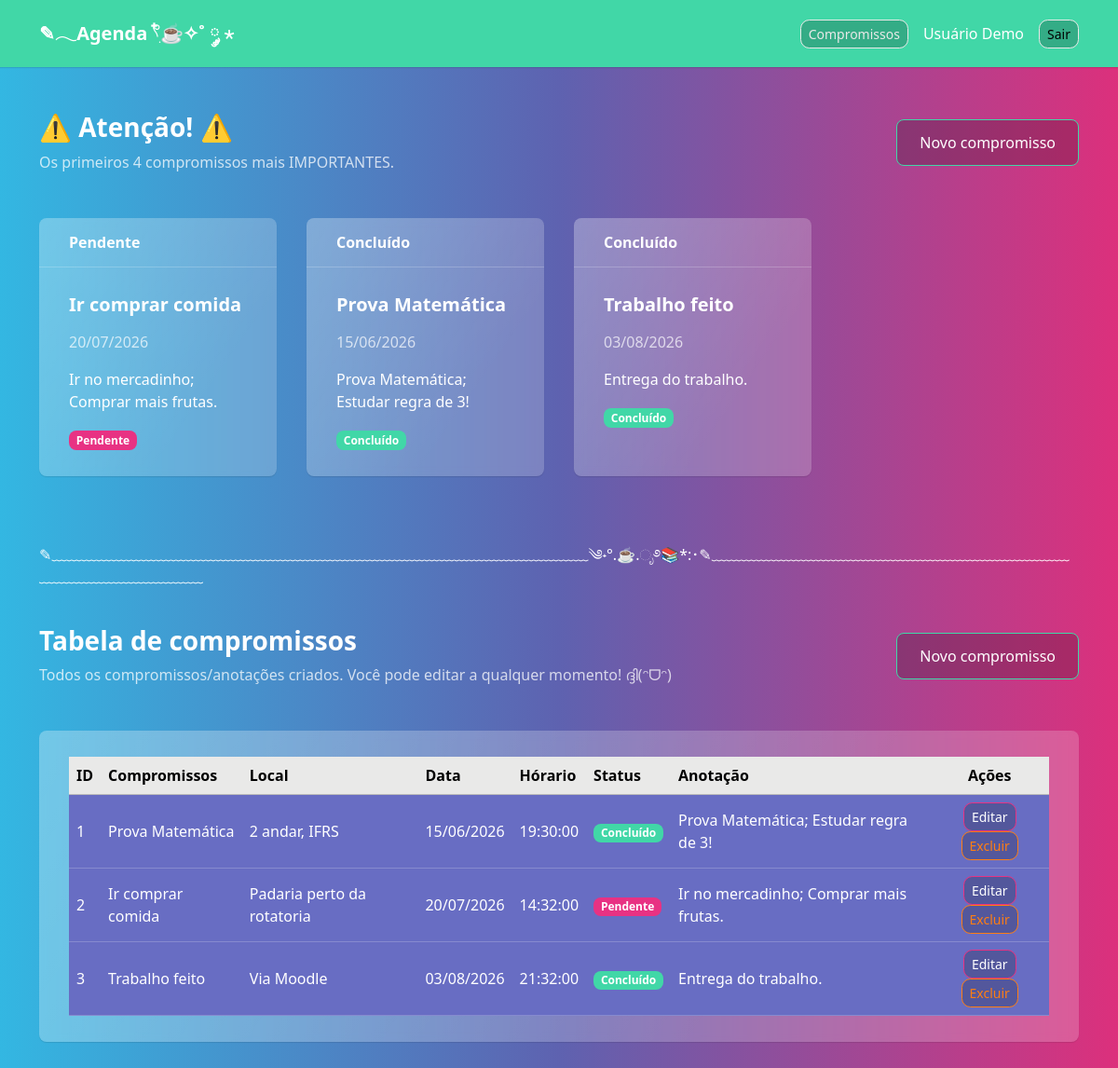
/ (signed in), run on the app's committed database.
### tables this page shows
CREATE TABLE IF NOT EXISTS agenda (
    id INT AUTO_INCREMENT PRIMARY KEY,
    nome VARCHAR(150) NOT NULL,
    local_compromisso VARCHAR(100) NOT NULL,
    data_compromisso DATETIME NOT NULL,
    horario TIME NOT NULL,
    status_evento VARCHAR(30) NOT NULL,
    observacoes TEXT,
    criado_em TIMESTAMP DEFAULT CURRENT_TIMESTAMP,
    imagem VARCHAR(255) NULL,
    usuario_id INT NOT NULL,
    CONSTRAINT fk_usuario FOREIGN KEY (usuario_id) REFERENCES usuarios(id)
);

### controllers/EventoController.php (called while the page is built, shortened)
<?php
require_once 'models/Evento.php';
require_once 'helpers/auth.php';
class EventoController
{
    private $modeloEvento;
    public function __construct()
    {
        $this->modeloEvento = new Evento();
    }
    public function listar()
    {
        $usuario = obterUsuarioAutenticado();
        if ($usuario) {
            $eventosProximos = $this->modeloEvento->listarDestaques($usuario['id']);
            $eventos = $this->modeloEvento->listarTodos($usuario['id']);
        }else{
            $eventos = [];
            $eventosProximos = [];
        }
        require 'views/eventos/lista.php';
    }
}

### helpers/auth.php (called while the page is built, shortened)
<?php
function usuarioEstaAutenticado()
{
    return isset($_SESSION['usuario']);
}
function obterUsuarioAutenticado()
{
    return $_SESSION['usuario'] ?? null;
}

### config/database.php (called while the page is built)
<?php
class Database
{
    private $host = 'localhost';
    private $nomeBanco = 'agenda_compromissos';
    private $usuario = 'root';
    private $senha = '';
    public function connect()
    {
        try {
            $conexao = new PDO(
                "mysql:host={$this->host};dbname={$this->nomeBanco};charset=utf8",
                $this->usuario,
                $this->senha
            );
            $conexao->setAttribute(PDO::ATTR_ERRMODE, PDO::ERRMODE_EXCEPTION);
            return $conexao;
        } catch (PDOException $erro) {
            die('Erro na conexão com o banco de dados: ' . $erro->getMessage());
        }
    }
}

### models/Evento.php (called while the page is built, shortened)
<?php
require_once 'config/database.php';
class Evento
{
    private $conexao;
    public function __construct()
    {
        $bancoDeDados = new Database();
        $this->conexao = $bancoDeDados->connect();
    }
    public function listarDestaques($usuarioId)
    {
        $sql = "SELECT * FROM agenda WHERE usuario_id = :usuario_id
        ORDER BY
            CASE
                WHEN status_evento = 'IMPORTANTE' THEN 1
                WHEN status_evento IN ('Em andamento', 'Pendente') THEN 2
                WHEN status_evento = 'Concluído' THEN 3
                ELSE 4
            END,
            data_compromisso ASC,
            horario ASC
            LIMIT 4";
            $comando = $this->conexao->prepare($sql);
            $comando->execute([':usuario_id' => $usuarioId]);
        return $comando->fetchAll(PDO::FETCH_ASSOC);
    }
    public function listarTodos($usuarioId)
    {
        $sql = "SELECT * FROM agenda WHERE usuario_id = :usuario_id
        ORDER BY
            data_compromisso ASC,
            horario ASC";
            $comando = $this->conexao->prepare($sql);
            $comando->execute([':usuario_id' => $usuarioId]);
        return $comando->fetchAll(PDO::FETCH_ASSOC);
    }
}

### views/eventos/lista.php (the view, shortened to what this page needs)
<?php require 'views/layout/header.php'; ?>
<?php $usuarioAutenticado = usuarioEstaAutenticado(); ?>
<div class="d-flex justify-content-between align-items-center mb-4">
    <div>
        <h1 class="h3 mb-1">⚠️ Atenção! ⚠️</h1>
        <p class="text-muted mb-0">Os primeiros 4 compromissos mais IMPORTANTES.</p>
    </div>
    <?php if ($usuarioAutenticado) : ?>
        <a href="index.php?acao=criar" class="btn btn-success">Novo compromisso</a>
    <?php else : ?>
        <a href="index.php?acao=login" class="btn btn-outline-success">Fazer login</a>
    <?php endif; ?>
</div>
<div class="row g-3 mb-4">
<?php if(isset($eventosProximos) && !empty($eventosProximos)): ?>
    <?php foreach ($eventosProximos as $evento): ?>
    <div class="col-md-6 col-lg-3">
        <div class="card h-100 shadow-sm border-<?php echo $classe; ?>">
            <div class="card-header bg-<?php echo $classe; ?> text-white">
                <strong><?= htmlspecialchars($evento['status_evento']) ?></strong>
            </div>
            <div class="card-body">
                <h5 class="card-title"><?= htmlspecialchars($evento['nome']) ?></h5>
                <p class="text-muted"><?= date('d/m/Y', strtotime($evento['data_compromisso'])) ?></p>
                <p><?= htmlspecialchars(substr($evento['observacoes'],0,80)) ?></p>
                <?php
                    $corBadge = match ($evento['status_evento']) {
                        'Pendente' => 'primary',
                        'Em andamento' => 'warning',
                        'Concluído' => 'success',
                        'IMPORTANTE' => 'danger',
                        default => 'secondary'
                    };
                ?>
                <span class="badge bg-<?= $corBadge ?>">
                    <?= htmlspecialchars($evento['status_evento']) ?>
                </span>
            </div>
        </div>
    </div>
    <?php endforeach; ?>
<?php endif; ?>
</div>
<br>
<p>✎﹏﹏﹏﹏﹏﹏﹏﹏﹏﹏﹏﹏﹏﹏﹏﹏﹏﹏﹏﹏﹏﹏﹏﹏﹏﹏﹏﹏﹏﹏﹏﹏﹏﹏﹏﹏༄˖°.☕️.ೃ࿔📚*:･✎﹏﹏﹏﹏﹏﹏﹏﹏﹏﹏﹏﹏﹏﹏﹏﹏﹏﹏﹏﹏﹏﹏﹏﹏﹏﹏﹏﹏﹏﹏﹏﹏﹏﹏﹏</p>
<br>
<div class="d-flex justify-content-between align-items-center mb-4">
    <div>
        <h1 class="h3 mb-1">Tabela de compromissos</h1>
        <p class="text-muted mb-0">Todos os compromissos/anotações criados. Você pode editar a qualquer momento! ദ്ദി(ᵔᗜᵔ)</p>
    </div>
    <?php if ($usuarioAutenticado) : ?>
        <a href="index.php?acao=criar" class="btn btn-success">Novo compromisso</a>
    <?php else : ?>
        <a href="index.php?acao=login" class="btn btn-outline-success">Fazer login</a>
    <?php endif; ?>
</div>
<div class="card shadow-sm border-0">
    <div class="card-body">
        <div class="table-responsive">
            <table class="table table-hover align-middle mb-0">
                <thead class="table-light">
                    <tr>
                        <th>ID</th>
                        <th>Compromissos</th>
                        <th>Local</th>
                        <th>Data</th>
                        <th>Hórario</th>
                        <th>Status</th>
                        <th>Anotação</th>
                        <th class="text-center">Ações</th>
                    </tr>
                </thead>
                <tbody>
                    <?php if (empty($eventos)) : ?>
                        <tr>
                            <td colspan="7" class="text-center py-4 text-muted">
                                Nenhum compromisso cadastrado até agora.
                            </td>
                        </tr>
                    <?php else : ?>
                        <?php foreach ($eventos as $evento) : ?>
                            <tr>
                                <td><?php echo htmlspecialchars($evento['id']); ?></td>
                                <td><?php echo htmlspecialchars($evento['nome']); ?></td>
                                <td><?php echo htmlspecialchars($evento['local_compromisso']); ?></td>
                                <td><?php echo date('d/m/Y', strtotime($evento['data_compromisso'])); ?></td>
                                <td><?php echo htmlspecialchars($evento['horario']); ?></td>
                                <td><?php
                                    $corBadge = match ($evento['status_evento']) {
                                        'Pendente' => 'primary',
                                        'Em andamento' => 'warning',
                                        'Concluído' => 'success',
                                        'IMPORTANTE' => 'danger',
                                        default => 'secondary'
                                        };
                                    ?>
                                    <span class="badge bg-<?php echo $corBadge; ?>">
                                <?php echo htmlspecialchars($evento['status_evento']); ?></span>
                                </td>
                                <td><?php echo htmlspecialchars($evento['observacoes']); ?></td>
                                <td class="text-center">
                                    <?php if ($usuarioAutenticado) : ?>
                                        <a href="index.php?acao=editar&id=<?php echo $evento['id']; ?>" class="btn btn-sm btn-outline-primary">
                                            Editar
                                        </a>
                                        <form action="index.php?acao=excluir" method="POST" class="d-inline">
                                            <button type="submit" class="btn btn-sm btn-outline-danger" onclick="return confirm('Deseja realmente excluir este evento?');">
                                                Excluir
                                            </button>
                                        </form>
                                    <?php else : ?>
                                        <span class="badge text-bg-secondary">Login necessário</span>
                                    <?php endif; ?>
                                </td>
                            </tr>
                        <?php endforeach; ?>
                    <?php endif; ?>
                </tbody>
            </table>
        </div>
    </div>
</div>
<?php require 'views/layout/footer.php'; ?>

### index.php (shortened to what this page needs)
<?php
require_once 'controllers/EventoController.php';
require_once 'helpers/auth.php';
$controlador = new EventoController();
$acao = isset($_GET['acao']) ? $_GET['acao'] : 'listar';
switch ($acao) {
    default:
        $controlador->listar();
        break;
}

### views/layout/header.php (shortened to what this page needs)
<!DOCTYPE html>
<html lang="pt-BR">
<head>
    <link href="https://cdn.jsdelivr.net/npm/bootstrap@5.3.3/dist/css/bootstrap.min.css" rel="stylesheet">
    <link rel="stylesheet" href="assets/css/style.css">
    <link rel="stylesheet" href="assets/css/bootstrap.min.css">
</head>
<body class="bg-light">
    <?php $usuarioAutenticado = obterUsuarioAutenticado(); ?>
    <nav class="navbar navbar-expand-lg navbar-dark bg-success shadow-sm">
        <div class="container">
            <a class="navbar-brand fw-bold" href="index.php">✎𓂃Agenda 𓍢ִ໋☕️✧˚ ༘ ⋆</a>
            <div class="d-flex align-items-center gap-2">
                <a class="btn btn-sm btn-outline-light" href="index.php">Compromissos</a>
                <?php if ($usuarioAutenticado) : ?>
                    <span class="navbar-text text-white">
                        <?php echo htmlspecialchars($usuarioAutenticado['nome']); ?>
                    </span>
                    <form action="index.php?acao=logout" method="POST" class="m-0">
                        <button type="submit" class="btn btn-sm btn-light">Sair</button>
                    </form>
                <?php else : ?>
                    <a class="btn btn-sm btn-light" href="index.php?acao=login">Login</a>
                <?php endif; ?>
            </div>
        </div>
    </nav>
    <main class="container py-4">

### views/layout/footer.php (shortened to what this page needs)
    </main>
</body>
</html>

### assets/css/style.css (style rules this page uses)
body { min-height: 100vh; }
.card { border-radius: 1rem; }
.table td, .table th { vertical-align: middle; }

### data on the page
agenda: status_evento "Pendente", nome "Ir comprar comida", data_compromisso "20/07/2026", observacoes "Ir no mercadinho; Comprar mais frutas.", id "2", local_compromisso "Padaria perto da rotatoria", horario "14:32:00"
agenda: status_evento "Concluído", nome "Prova Matemática", data_compromisso "15/06/2026", observacoes "Prova Matemática; Estudar regra de 3!", id "1", local_compromisso "2 andar, IFRS", horario "19:30:00"
agenda: status_evento "Concluído", nome "Trabalho feito", data_compromisso "03/08/2026", observacoes "Entrega do trabalho.", id "3", local_compromisso "Via Moodle", horario "21:32:00"

### other printed values
$usuarioAutenticado['nome'] "Usuário Demo"
